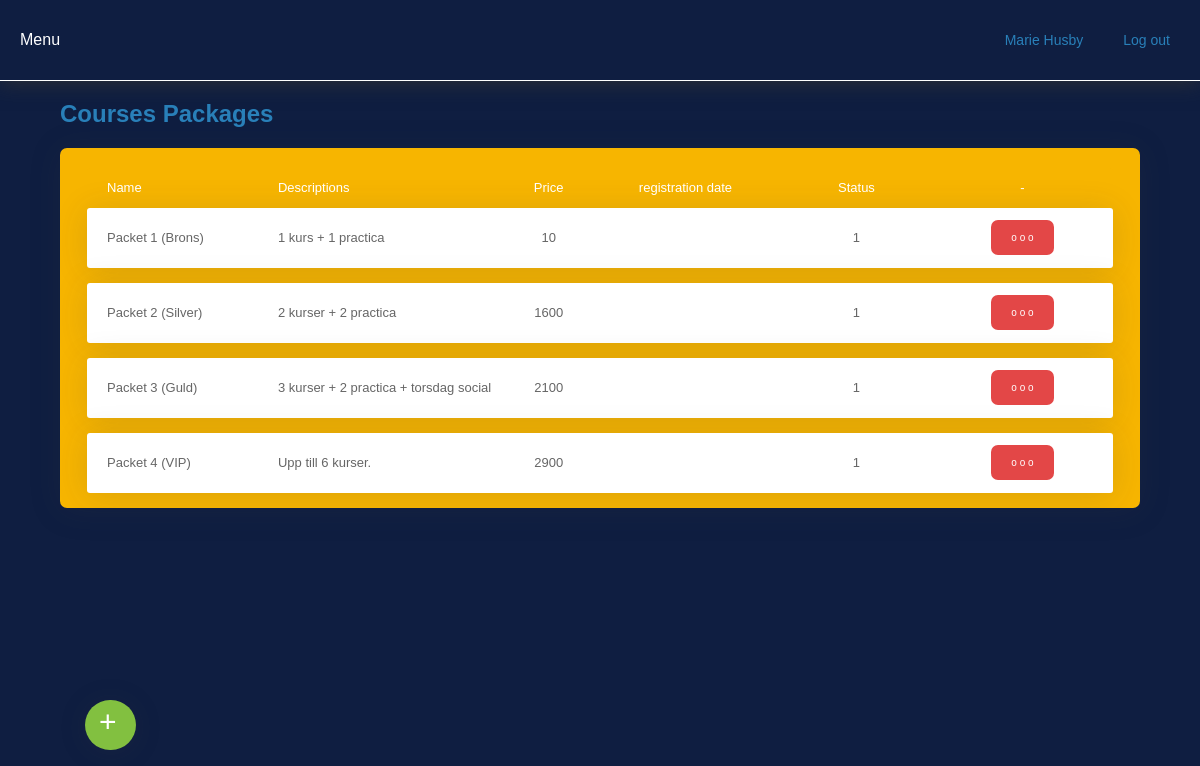
Page /admin/courses.php (signed in) on the earlier database version.
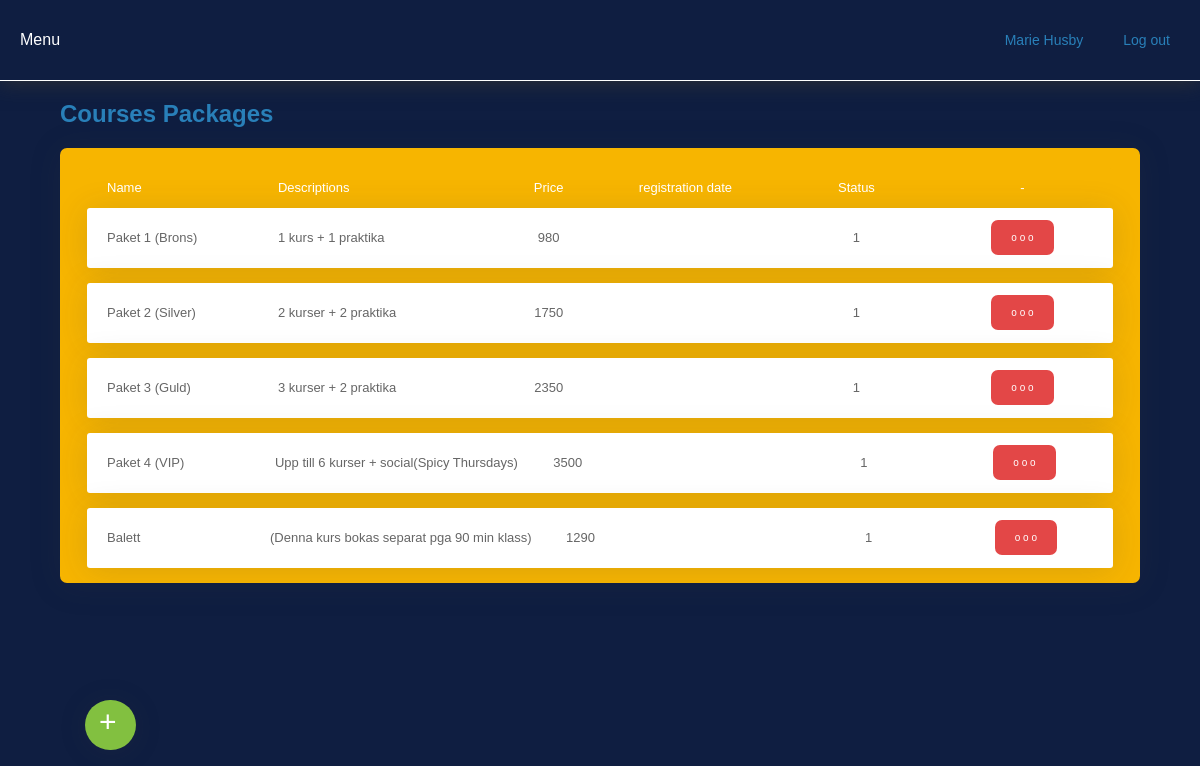
Same page on the later database version.
### tables this page shows
CREATE TABLE IF NOT EXISTS `users` (
  `id_user` int(11) NOT NULL AUTO_INCREMENT,
  `name` varchar(255) DEFAULT NULL,
  `surname` varchar(255) DEFAULT NULL,
  `mail` varchar(255) DEFAULT NULL,
  `password` varchar(255) DEFAULT NULL,
  `telefon` int(11) DEFAULT NULL,
  `rank` int(11) DEFAULT NULL,
  `status` int(11) DEFAULT NULL,
  PRIMARY KEY (`id_user`)
);

CREATE TABLE IF NOT EXISTS `package` (
  `id_package` int(11) NOT NULL AUTO_INCREMENT,
  `package_name` varchar(255) DEFAULT NULL,
  `description` text,
  `price` int(11) DEFAULT NULL,
  `status` int(11) DEFAULT NULL,
  PRIMARY KEY (`id_package`)
);

### inc/funciones.php (called while the page is built, shortened)
<?php
if (!function_exists("GetSQLValueString")) {
function GetSQLValueString($theValue, $theType, $theDefinedValue = "", $theNotDefinedValue = "")
{
  global $con;
  $theValue = function_exists("mysqli_real_escape_string") ? mysqli_real_escape_string($con, $theValue) : mysqli_escape_string($con,$theValue);
  switch ($theType) {
    case "long":
    case "int":
      $theValue = ($theValue != "") ? intval($theValue) : "NULL";
      break;
  }
  return $theValue;
}
}
function ObtenerNombreUsuario($nombre)
{
	global $con;
	$query_ConsultaFuncion = sprintf("SELECT name FROM users WHERE id_user = %s ",
		 GetSQLValueString($nombre, "int"));
	$ConsultaFuncion = mysqli_query($con,  $query_ConsultaFuncion) or die(mysqli_error($con));
	$row_ConsultaFuncion = mysqli_fetch_assoc($ConsultaFuncion);
	return $row_ConsultaFuncion["name"];
}
function ObtenerApellidoUsuario($apellido)
{
	global $con;
	$query_ConsultaFuncion = sprintf("SELECT surname FROM users WHERE id_user = %s ",
		 GetSQLValueString($apellido, "int"));
	$ConsultaFuncion = mysqli_query($con,  $query_ConsultaFuncion) or die(mysqli_error($con));
	$row_ConsultaFuncion = mysqli_fetch_assoc($ConsultaFuncion);
	return $row_ConsultaFuncion["surname"];
}
	?>

### admin/inc/courses_list.php (the view, shortened to what this page needs)
<?php
 $query_DatosConsulta = sprintf("SELECT * FROM package ORDER BY id_package");
 $DatosConsulta = mysqli_query($con, $query_DatosConsulta) or die(mysqli_error($con));
 $row_DatosConsulta = mysqli_fetch_assoc($DatosConsulta);
?>
<?php
$query_DatosPackage2 = sprintf("SELECT * FROM package WHERE status = 1 ORDER BY id_package ASC");
$DatosPackage2 = mysqli_query($con, $query_DatosPackage2) or die(mysqli_error($con));
?>
<div class="user_div">
<table width="100%" cellspacing="0" class="table_user" style="background-color: #F7B500;margin: 20px auto 0; ">
    <tr height="40" style="color: #FFF;">
        <td width="16.66%" nowrap="nowrap" align="left" style="padding: 0 0 0 20px; border-bottom: 1px solid #F7B500;">Name</td>
        <td width="23.32%" nowrap="nowrap" align="left" style="padding: 0 0 0 20px; border-bottom: 1px solid #F7B500;">Descriptions</td>
        <td width="10%" nowrap="nowrap" align="center" style="padding: 0 0 0 0; border-bottom: 1px solid #F7B500;">Price</td>
        <td width="16.66%" nowrap="nowrap" align="center" style="padding: 0 0 0 0; border-bottom: 1px solid #F7B500;">registration date</td>
        <td width="16.66%" nowrap="nowrap" align="center" style="padding: 0 0 0 0; border-bottom: 1px solid #F7B500;">Status</td>
        <td width="16.66%" nowrap="nowrap" align="center" style="padding: 0 10px 0 0; border-bottom: 1px solid #F7B500;">-</td>
    </tr>
</table>
    <?php if ($row_DatosConsulta > 0) {  ?>
    <?php do { ?>
<table width="100%" cellspacing="0" class="table_user" style="margin: 0 auto 15px; box-shadow: 0 .15rem 2rem 0 rgba(58,59,69,.15)!important;">
    <tr class="line" height="60">
        <td width="16.66%" nowrap="nowrap" align="left" style="padding: 0 0 0 20px;"><?php echo $row_DatosConsulta['package_name']; ?></td>
        <td width="23.32%" nowrap="nowrap" align="left" style="padding: 0 0 0 20px;"><?php echo $row_DatosConsulta['description']; ?></td>
        <td width="10%" nowrap="nowrap" align="center" style="padding: 0 0 0 0;"><?php echo $row_DatosConsulta['price']; ?></td>
        <td width="16.66%" nowrap="nowrap" align="center" style="padding: 0 0 0 0;"><?php echo $row_DatosConsulta['date']; ?></td>
        <td width="16.66%" nowrap="nowrap" align="center" style="padding: 0 0 0 0;"><?php echo $row_DatosConsulta['status']; ?></td>
        <td width="16.66%" nowrap="nowrap" align="center" style="padding: 0 10px 0 0;">
        <div class="arternative">
            <button class="artbtn">o o o</button>
        </div>
        </td>
    </tr>
    <?php } while ($row_DatosConsulta = mysqli_fetch_assoc($DatosConsulta));
    }
    else
    {  ?>
    <?php } ?>
</table>
</div>
    <a href="courses.php?new=1"><div class="flying_button">+</div></a>

### admin/courses.php (shortened to what this page needs)
<?php require_once('../connections/conexion.php');?>
<html>
<head>
<link href="css/style_adm.css" rel="stylesheet" type="text/css"  media="all" />
</head>
<body>
    <div class="wrapp">
        <?php include("inc/head.php"); ?>
        <div class="container">
          <div class="title"><h2>Courses Packages</h2></div>
          <?php include("inc/courses_list.php"); ?>
        </div>
    </div>
</body>
</html>

### admin/inc/head.php (shortened to what this page needs)
<div class="head">
    <?php include("inc/menu.php"); ?>
    <div class="config_m">
        <ul>
            <li><a href="inc/logout.php">Log out</a></li>
            <li><a href="">
            <?php
            if ((isset($_SESSION['MM_Username'])) && ($_SESSION['MM_Username'] != ""))
            {
                echo ObtenerNombreUsuario($_SESSION['std_UserId']);
                echo " ". ObtenerApellidoUsuario($_SESSION['std_UserId']);
            }
            else
            { ?>
                No User...
            <?php } ?>
            </a></li>
        </ul>
    </div>
</div>

### admin/inc/menu.php (shortened to what this page needs)
<div class="dropdown">
    <button onclick="myFunction()" class="dropbtn">Menu</button>
</div>

### admin/css/style_adm.css (style rules this page uses)
body { margin:0 auto; padding:0; font-family: 'Lucida Sans', 'Lucida Sans Regular', 'Lucida Grande', 'Lucida Sans Unicode', Geneva, Verdana, sans-serif; background-color: #0F1E41; }
a { margin: 0; }
.wrapp { width: 100%; height: 100%; background-color: #0F1E41; position: relative; }
.head { width: 100%; height: 80px; background-color: #0F1E41; border-bottom: 1px solid #FFF; box-shadow: 0px 0px 20px #333; display: flex; position: fixed; z-index: 1; }
.title { width: 90%; margin: 0 auto; color: #2980B9; }
.dropbtn { background-color: #0F1E41; color: #2980B9; padding: 31px 20px; font-size: 16px; border: none; cursor: pointer; }
.dropdown { position: relative; display: inline-block; }
.config_m { flex: 1; text-align: right; padding-right: 10px; }
.config_m ul { list-style-type: none; padding-inline-start: 0px; margin: 0; }
.config_m ul li a { margin: 0; padding: 0; }
.config_m ul li a { color: #2980B9; font-size: 14px; padding: 32px 20px; text-decoration: none; display: block; text-align: center; float: right; }
.container { width: 100%; overflow: auto; padding-top: 80px; }
.container a { text-decoration: none; color: rgb(52, 160, 233); }
.table_user { width: 95%; background-color: #FFF; font-size: 13px; border-radius: 3px; }
.line { color: #666; }
.user_div { width: 90%; overflow: auto; background-color: #F7B500; margin: 0px auto 110px; border-radius: 7px; box-shadow: 0 .15rem 2rem 0 rgba(58,59,69,.15)!important; }
.flying_button { width: 20px; height: 40px; padding: 5px 17px 5px 14px; border-radius: 25px; background-color: #82C040; color: #FFF; box-shadow: 0 .15rem 1.75rem 0 rgba(58,59,69,.15)!important; font-size: 30px; position: fixed; left: 85px; bottom: 50px; cursor: pointer; }
.artbtn { background-color: #E34747; color: white; padding: 12px 20px; border-radius: 7px; font-size: 16px; border: none; cursor: pointer; font-size: 10px; }
.arternative { display: inline-block; }

Differences in the rows shown:
changed package: package_name "Packet 1 (Brons)" → "Paket 1 (Brons)"; description "1 kurs + 1 practica" → "1 kurs + 1 praktika"; price "10" → "980"
changed package: package_name "Packet 2 (Silver)" → "Paket 2 (Silver)"; description "2 kurser + 2 practica" → "2 kurser + 2 praktika"; price "1600" → "1750"
changed package: package_name "Packet 3 (Guld)" → "Paket 3 (Guld)"; description "3 kurser + 2 practica + torsdag social" → "3 kurser + 2 praktika"; price "2100" → "2350"
changed package: package_name "Packet 4 (VIP)" → "Paket 4 (VIP)"; description "Upp till 6 kurser." → "Upp till 6 kurser + social(Spicy Thursdays)"; price "2900" → "3500"
added package: package_name "Balett", description "(Denna kurs bokas separat pga 90 min klass)", price "1290", status "1"
